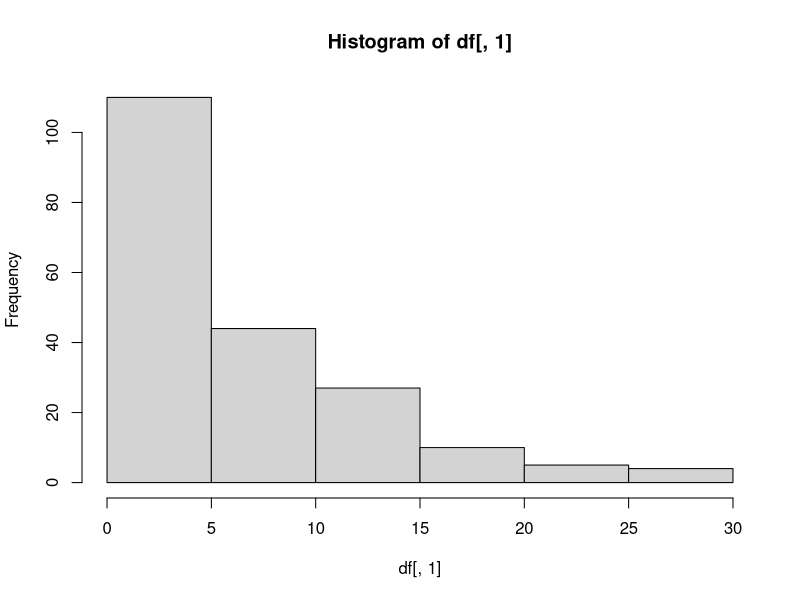
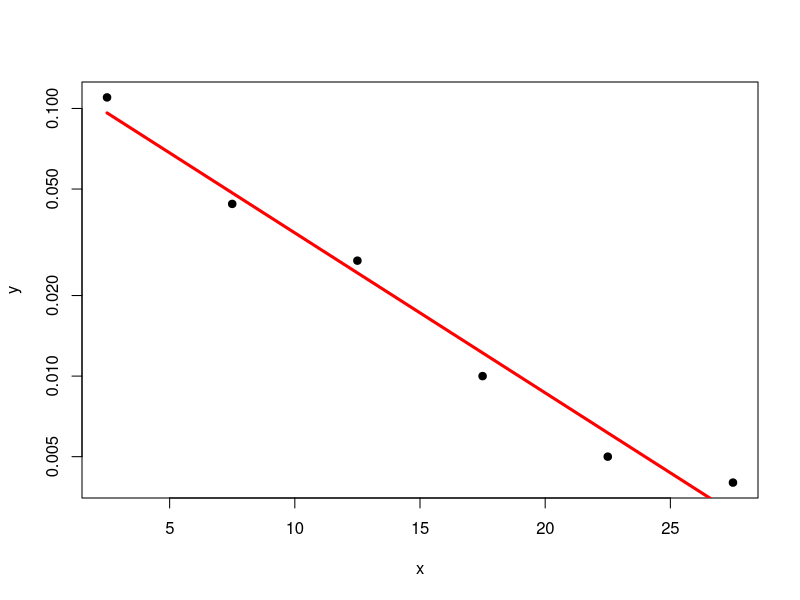

The R script that drew these images, in order:
rm(list = ls())

df <- read.table("zad.txt")
h <- hist(df[,1])
x <- h$mids
y <- h$density
plot(x, y, log = "y", pch = 19)

xy.lm <- lm(log(y) ~ x)
summary(xy.lm)
b <- xy.lm$coefficients[1]
a <- xy.lm$coefficients[2]
y <- exp(a*x + b)
lines(x, y, col="red", lwd=3)

ks.test(df[,1], "pexp", -a)